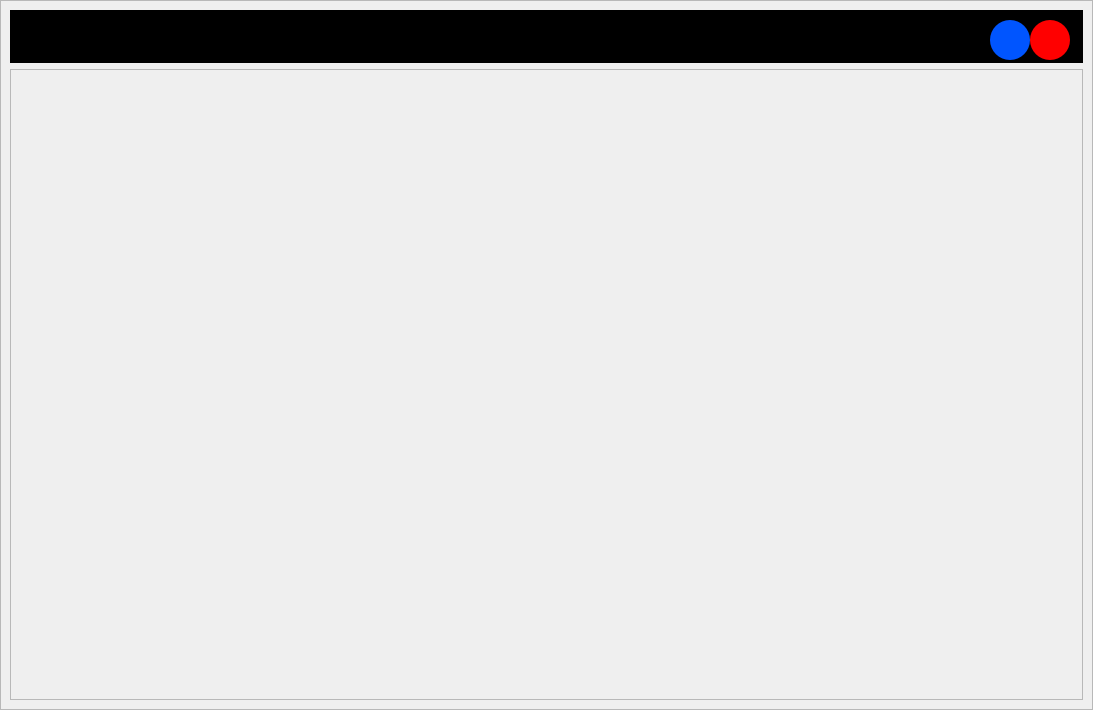
<?xml version="1.0" encoding="UTF-8"?>
<ui version="4.0">
 <class>MainWindow</class>
 <widget class="QMainWindow" name="MainWindow">
  <property name="geometry">
   <rect>
    <x>0</x>
    <y>0</y>
    <width>1093</width>
    <height>710</height>
   </rect>
  </property>
  <property name="windowTitle">
   <string>MainWindow</string>
  </property>
  <widget class="QWidget" name="centralwidget">
   <layout class="QVBoxLayout" name="verticalLayout">
    <property name="spacing">
     <number>0</number>
    </property>
    <property name="leftMargin">
     <number>0</number>
    </property>
    <property name="topMargin">
     <number>0</number>
    </property>
    <property name="rightMargin">
     <number>0</number>
    </property>
    <property name="bottomMargin">
     <number>0</number>
    </property>
    <item>
     <widget class="QFrame" name="Principal">
      <property name="layoutDirection">
       <enum>Qt::LeftToRight</enum>
      </property>
      <property name="frameShape">
       <enum>QFrame::StyledPanel</enum>
      </property>
      <property name="frameShadow">
       <enum>QFrame::Raised</enum>
      </property>
      <layout class="QVBoxLayout" name="verticalLayout_2" stretch="1,12">
       <item>
        <widget class="QFrame" name="BarraMenu">
         <property name="styleSheet">
          <string notr="true">background-color: rgb(0, 0, 0);</string>
         </property>
         <property name="frameShape">
          <enum>QFrame::StyledPanel</enum>
         </property>
         <property name="frameShadow">
          <enum>QFrame::Raised</enum>
         </property>
         <widget class="QPushButton" name="Minimizar">
          <property name="geometry">
           <rect>
            <x>980</x>
            <y>10</y>
            <width>40</width>
            <height>40</height>
           </rect>
          </property>
          <property name="minimumSize">
           <size>
            <width>40</width>
            <height>40</height>
           </size>
          </property>
          <property name="styleSheet">
           <string notr="true">background-color: rgb(0, 85, 255);
border-radius: 20px;</string>
          </property>
          <property name="text">
           <string/>
          </property>
          <property name="icon">
           <iconset>
            <normaloff>Imagenes y Logos/Minimizar.png</normaloff>Imagenes y Logos/Minimizar.png</iconset>
          </property>
          <property name="iconSize">
           <size>
            <width>40</width>
            <height>40</height>
           </size>
          </property>
         </widget>
         <widget class="QPushButton" name="Cerrar">
          <property name="geometry">
           <rect>
            <x>1020</x>
            <y>10</y>
            <width>40</width>
            <height>40</height>
           </rect>
          </property>
          <property name="minimumSize">
           <size>
            <width>40</width>
            <height>40</height>
           </size>
          </property>
          <property name="styleSheet">
           <string notr="true">background-color: rgb(255, 0, 0);
border-radius: 20px;</string>
          </property>
          <property name="text">
           <string/>
          </property>
          <property name="icon">
           <iconset>
            <normaloff>Imagenes y Logos/Tache.png</normaloff>Imagenes y Logos/Tache.png</iconset>
          </property>
          <property name="iconSize">
           <size>
            <width>40</width>
            <height>40</height>
           </size>
          </property>
         </widget>
        </widget>
       </item>
       <item>
        <widget class="QFrame" name="frame_2">
         <property name="frameShape">
          <enum>QFrame::StyledPanel</enum>
         </property>
         <property name="frameShadow">
          <enum>QFrame::Raised</enum>
         </property>
        </widget>
       </item>
      </layout>
     </widget>
    </item>
   </layout>
  </widget>
 </widget>
 <resources/>
 <connections/>
</ui>
